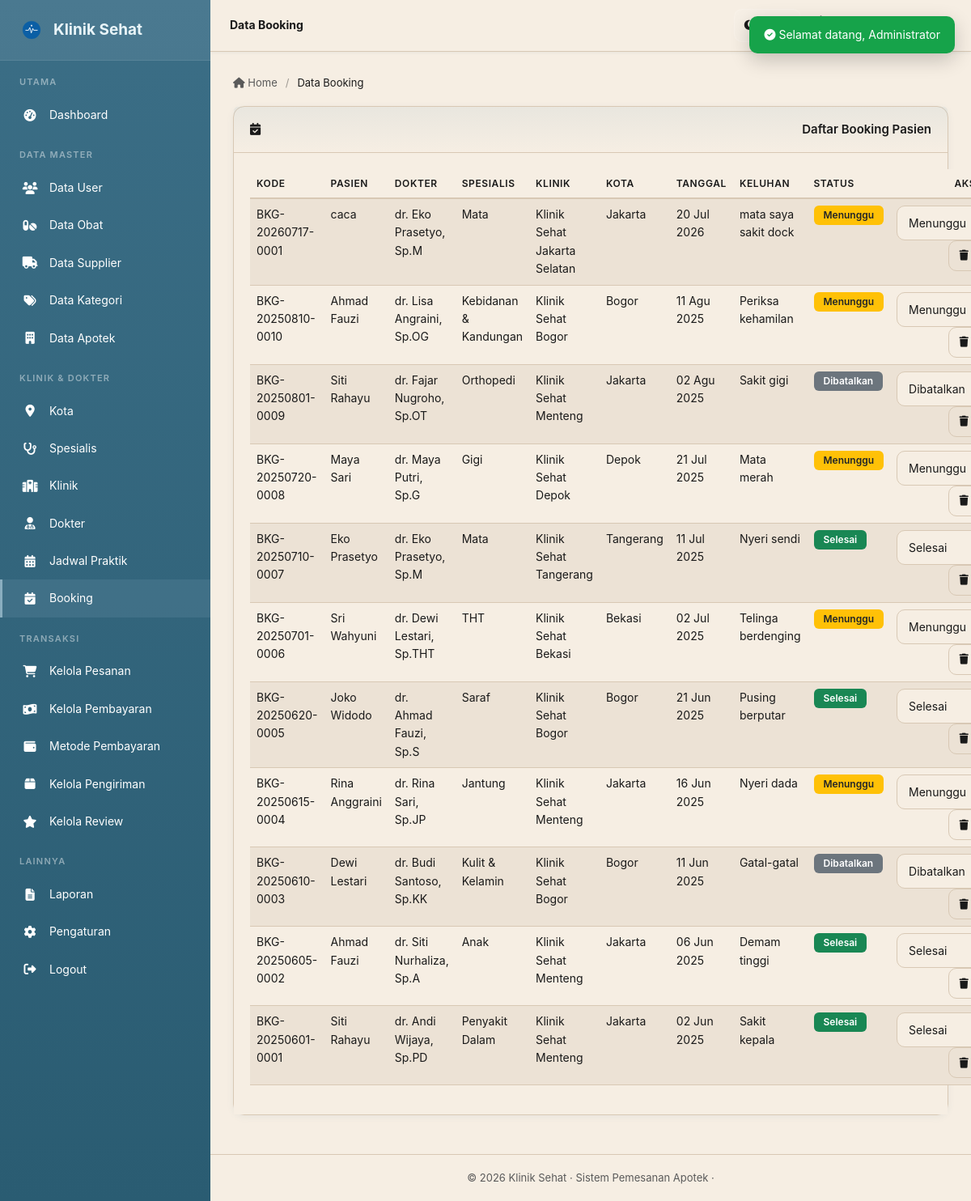
Screenshot of /Klinik/admin/booking/index.php (signed in) with the database file from the repository.
### tables this page shows
CREATE TABLE `booking` (
  `id_booking` int(11) UNSIGNED NOT NULL,
  `kode_booking` varchar(30) NOT NULL,
  `id_user` int(11) UNSIGNED NOT NULL,
  `id_dokter` int(11) UNSIGNED NOT NULL,
  `id_klinik` int(11) UNSIGNED NOT NULL,
  `id_jadwal` int(11) UNSIGNED DEFAULT NULL,
  `tanggal_booking` date NOT NULL,
  `keluhan` text DEFAULT NULL,
  `status` enum('Menunggu','Selesai','Dibatalkan') NOT NULL DEFAULT 'Menunggu',
  `created_at` datetime NOT NULL DEFAULT current_timestamp()
);

CREATE TABLE `users` (
  `id_user` int(11) UNSIGNED NOT NULL,
  `nama` varchar(100) NOT NULL,
  `email` varchar(100) NOT NULL,
  `password` varchar(255) NOT NULL,
  `no_hp` varchar(20) DEFAULT NULL,
  `alamat` text DEFAULT NULL,
  `birthdate` date DEFAULT NULL,
  `role` enum('admin','customer') NOT NULL DEFAULT 'customer',
  `created_at` datetime NOT NULL DEFAULT current_timestamp()
);

CREATE TABLE `dokter` (
  `id_dokter` int(11) UNSIGNED NOT NULL,
  `id_spesialis` int(11) UNSIGNED NOT NULL,
  `nama_dokter` varchar(150) NOT NULL,
  `gender` enum('Laki-laki','Perempuan') NOT NULL DEFAULT 'Laki-laki',
  `no_hp` varchar(20) DEFAULT NULL,
  `email` varchar(100) DEFAULT NULL,
  `str_no` varchar(50) DEFAULT NULL,
  `biaya_konsultasi` decimal(12,2) NOT NULL DEFAULT 0.00,
  `foto` varchar(255) DEFAULT NULL
);

CREATE TABLE `spesialis` (
  `id_spesialis` int(11) UNSIGNED NOT NULL,
  `nama_spesialis` varchar(100) NOT NULL,
  `deskripsi` text DEFAULT NULL
);

CREATE TABLE `klinik` (
  `id_klinik` int(11) UNSIGNED NOT NULL,
  `id_kota` int(11) UNSIGNED NOT NULL,
  `nama_klinik` varchar(150) NOT NULL,
  `alamat` text DEFAULT NULL,
  `no_telp` varchar(20) DEFAULT NULL,
  `email` varchar(100) DEFAULT NULL
);

CREATE TABLE `kota` (
  `id_kota` int(11) UNSIGNED NOT NULL,
  `nama_kota` varchar(100) NOT NULL
);

### Klinik/admin/booking/index.php (the view, shortened to what this page needs)
<?php
require_once '../../config/koneksi.php';
$list = $pdo->query("SELECT b.*, u.nama as nama_pasien, d.nama_dokter, s.nama_spesialis, k.nama_klinik, kt.nama_kota FROM booking b LEFT JOIN users u ON u.id_user=b.id_user LEFT JOIN dokter d ON d.id_dokter=b.id_dokter LEFT JOIN spesialis s ON s.id_spesialis=d.id_spesialis LEFT JOIN klinik k ON k.id_klinik=b.id_klinik LEFT JOIN kota kt ON kt.id_kota=k.id_kota ORDER BY b.created_at DESC")->fetchAll();
require_once '../../includes/header_admin.php';
?>
<div class="card">
    <div class="card-header"><i class="fas fa-calendar-check me-2"></i>Daftar Booking Pasien</div>
    <div class="card-body">
        <table id="table" class="table table-hover" style="width:100%">
            <thead><tr><th>Kode</th><th>Pasien</th><th>Dokter</th><th>Spesialis</th><th>Klinik</th><th>Kota</th><th>Tanggal</th><th>Keluhan</th><th>Status</th><th class="text-end">Aksi</th></tr></thead>
            <tbody>
            <?php foreach ($list as $r): ?>
                <tr>
                    <td><?= e($r['kode_booking']) ?></td>
                    <td><?= e($r['nama_pasien']) ?></td>
                    <td><?= e($r['nama_dokter']) ?></td>
                    <td><?= e($r['nama_spesialis']) ?></td>
                    <td><?= e($r['nama_klinik']) ?></td>
                    <td><?= e($r['nama_kota']) ?></td>
                    <td><?= tgl_indo($r['tanggal_booking']) ?></td>
                    <td><?= e($r['keluhan']) ?></td>
                    <td><?= status_badge($r['status']) ?></td>
                    <td class="text-end">
                        <form method="post" class="d-inline">
                            <select name="status" class="form-select form-select-sm d-inline w-auto" onchange="this.form.submit()">
                                <option value="Menunggu" <?= $r['status']==='Menunggu'?'selected':'' ?>>Menunggu</option>
                                <option value="Selesai" <?= $r['status']==='Selesai'?'selected':'' ?>>Selesai</option>
                                <option value="Dibatalkan" <?= $r['status']==='Dibatalkan'?'selected':'' ?>>Dibatalkan</option>
                            </select>
                        </form>
                        <a href="?hapus=<?= e($r['id_booking']) ?>&csrf_token=<?= csrf_token() ?>" class="btn btn-sm btn-danger" onclick="return confirm('Hapus booking ini?')"><i class="fas fa-trash"></i></a>
                    </td>
                </tr>
            <?php endforeach; ?>
            </tbody>
        </table>
    </div>
</div>
<?php require_once '../../includes/footer_admin.php'; ?>

### Klinik/functions/functions.php (shortened to what this page needs)
<?php
function csrf_token() {
    return $_SESSION['csrf'];
}
function e($str) {
    return htmlspecialchars((string)($str ?? ''), ENT_QUOTES, 'UTF-8');
}
function tgl_indo($datetime) {
    $bulan = ['Jan','Feb','Mar','Apr','Mei','Jun','Jul','Agu','Sep','Okt','Nov','Des'];
    $d = date('d', strtotime($datetime));
    $m = $bulan[(int)date('m', strtotime($datetime)) - 1];
    $y = date('Y', strtotime($datetime));
    return $d . ' ' . $m . ' ' . $y;
}
function status_badge($status) {
    $map = [
        'Menunggu Pembayaran' => 'bg-warning text-dark',
        'Diproses'            => 'bg-info text-dark',
        'Dikirim'             => 'bg-primary',
        'Selesai'             => 'bg-success',
        'Dibatalkan'          => 'bg-secondary',
        'Menunggu'            => 'bg-warning text-dark',
        'Lunas'               => 'bg-success',
        'Ditolak'             => 'bg-danger',
        'Dikemas'             => 'bg-info text-dark',
        'Diterima'            => 'bg-success',
        'Gagal'               => 'bg-danger',
        'belum dibaca'        => 'bg-danger',
        'dibaca'              => 'bg-secondary',
    ];
    $cls = $map[$status] ?? 'bg-secondary';
    return '<span class="badge ' . $cls . '">' . e($status) . '</span>';
}

### Klinik/assets/css/style.css (style rules this page uses)
:root { --primary: #3b6e86; --primary-dark: #2e5564; --primary-light: #8aaebf; --bg: #ede4d1; --surface: #f6eee3; --surface-alt: #ece2d5; --text: #1a1a1a; --text-muted: #5a5a5a; --border: #d8c8b4; --sidebar-bg: #3b6e86; --sidebar-dark: #2a5c72; --sidebar-text: #e8f4f8; --sidebar-hover: rgba(138,174,191,.15); --success: #2d8a5e; --danger: #c0392b; --warning: #d4a017; --info: #6f9ab1; --shadow: 0 2px 8px rgba(59,110,134,.08); --shadow-lg: 0 8px 24px rgba(59,110,134,.16); --radius: 14px; --transition: all .25s ease; }
* { box-sizing: border-box; }
body { background: var(--bg); color: var(--text); font-family: 'Inter', 'Segoe UI', system-ui, -apple-system, sans-serif; margin: 0; font-size: 14px; line-height: 1.6; }
a { text-decoration: none; color: var(--primary); transition: var(--transition); }
.card { background: var(--surface); border: 1px solid var(--border); border-radius: var(--radius); box-shadow: var(--shadow); margin-bottom: 20px; transition: var(--transition); }
.card-header { padding: 16px 20px; border-bottom: 1px solid var(--border); font-weight: 600; display: flex; justify-content: space-between; align-items: center; font-size: 15px; background: linear-gradient(180deg, rgba(138,174,191,.12) 0%, transparent 100%); }
.card-body { padding: 20px; }
.btn { border-radius: 8px; font-size: 14px; font-weight: 500; transition: var(--transition); border: none; }
.btn-sm:has(> i:only-child), .btn-sm:has(> span > i:only-child), .btn-sm:has(> svg:only-child), .btn-sm:has(> span > svg:only-child) { background: transparent !important; border: 1px solid var(--border) !important; color: var(--text) !important; width: 38px; height: 38px; min-width: 38px; padding: 0; display: inline-flex; align-items: center; justify-content: center; border-radius: 10px; }
.btn-sm:has(> i:only-child) i, .btn-sm:has(> span > i:only-child) i, .btn-sm:has(> svg:only-child) svg, .btn-sm:has(> span > svg:only-child) svg { margin: 0; }
.btn-danger { background: var(--danger); color: #fff; }
.btn-sm { padding: 6px 14px; font-size: 13px; white-space: nowrap; }
.table { color: var(--text); }
.table > :not(caption) > * > * { background: transparent; }
.table thead th { border-bottom: 2px solid var(--border); font-size: 12px; text-transform: uppercase; letter-spacing: .6px; color: var(--text-muted); font-weight: 600; background: rgba(138,174,191,.08); }
.form-control, .form-select { background: var(--surface); border: 1.5px solid var(--border); color: var(--text); border-radius: 10px; padding: 10px 14px; transition: var(--transition); }
.badge { padding: 6px 12px; border-radius: 6px; font-size: 12px; font-weight: 600; }
.card, .card-body, .modal-content, .dropdown-menu, .table, .table th, .table td, .dataTables_wrapper, .dataTables_scrollHeadInner, .dataTables_scrollBody, .form-control, .form-select, .main, .content, .breadcrumb-custom { background: var(--surface); color: var(--text); }
.table { border-color: var(--border); }
.table th, .table td, .dataTables_wrapper .dataTables_scrollBody table td, .dataTables_wrapper .dataTables_scrollBody table th { background-color: transparent !important; color: var(--text); }
.table thead th { background: rgba(138,174,191,.08); color: var(--text); }
.table tbody tr:nth-of-type(odd) { background: var(--surface-alt); }

### rows the page displays
booking: kode_booking "BKG-20260717-0001", id_user.nama "caca", id_dokter.nama_dokter "dr. Eko Prasetyo, Sp.M", spesialis.nama_spesialis "Mata", id_klinik.nama_klinik "Klinik Sehat Jakarta Selatan", kota.nama_kota "Jakarta", tanggal_booking "20 Jul 2026", keluhan "mata saya sakit dock", status "Menunggu"
booking: kode_booking "BKG-20250810-0010", id_user.nama "Ahmad Fauzi", id_dokter.nama_dokter "dr. Lisa Angraini, Sp.OG", spesialis.nama_spesialis "Kebidanan & Kandungan", id_klinik.nama_klinik "Klinik Sehat Bogor", kota.nama_kota "Bogor", tanggal_booking "11 Agu 2025", keluhan "Periksa kehamilan", status "Menunggu"
booking: kode_booking "BKG-20250801-0009", id_user.nama "Siti Rahayu", id_dokter.nama_dokter "dr. Fajar Nugroho, Sp.OT", spesialis.nama_spesialis "Orthopedi", id_klinik.nama_klinik "Klinik Sehat Menteng", kota.nama_kota "Jakarta", tanggal_booking "02 Agu 2025", keluhan "Sakit gigi", status "Dibatalkan"
booking: kode_booking "BKG-20250720-0008", id_user.nama "Maya Sari", id_dokter.nama_dokter "dr. Maya Putri, Sp.G", spesialis.nama_spesialis "Gigi", id_klinik.nama_klinik "Klinik Sehat Depok", kota.nama_kota "Depok", tanggal_booking "21 Jul 2025", keluhan "Mata merah", status "Menunggu"
booking: kode_booking "BKG-20250710-0007", id_user.nama "Eko Prasetyo", id_dokter.nama_dokter "dr. Eko Prasetyo, Sp.M", spesialis.nama_spesialis "Mata", id_klinik.nama_klinik "Klinik Sehat Tangerang", kota.nama_kota "Tangerang", tanggal_booking "11 Jul 2025", keluhan "Nyeri sendi", status "Selesai"
booking: kode_booking "BKG-20250701-0006", id_user.nama "Sri Wahyuni", id_dokter.nama_dokter "dr. Dewi Lestari, Sp.THT", spesialis.nama_spesialis "THT", id_klinik.nama_klinik "Klinik Sehat Bekasi", kota.nama_kota "Bekasi", tanggal_booking "02 Jul 2025", keluhan "Telinga berdenging", status "Menunggu"
booking: kode_booking "BKG-20250620-0005", id_user.nama "Joko Widodo", id_dokter.nama_dokter "dr. Ahmad Fauzi, Sp.S", spesialis.nama_spesialis "Saraf", id_klinik.nama_klinik "Klinik Sehat Bogor", kota.nama_kota "Bogor", tanggal_booking "21 Jun 2025", keluhan "Pusing berputar", status "Selesai"
booking: kode_booking "BKG-20250615-0004", id_user.nama "Rina Anggraini", id_dokter.nama_dokter "dr. Rina Sari, Sp.JP", spesialis.nama_spesialis "Jantung", id_klinik.nama_klinik "Klinik Sehat Menteng", kota.nama_kota "Jakarta", tanggal_booking "16 Jun 2025", keluhan "Nyeri dada", status "Menunggu"
booking: kode_booking "BKG-20250610-0003", id_user.nama "Dewi Lestari", id_dokter.nama_dokter "dr. Budi Santoso, Sp.KK", spesialis.nama_spesialis "Kulit & Kelamin", id_klinik.nama_klinik "Klinik Sehat Bogor", kota.nama_kota "Bogor", tanggal_booking "11 Jun 2025", keluhan "Gatal-gatal", status "Dibatalkan"
booking: kode_booking "BKG-20250605-0002", id_user.nama "Ahmad Fauzi", id_dokter.nama_dokter "dr. Siti Nurhaliza, Sp.A", spesialis.nama_spesialis "Anak", id_klinik.nama_klinik "Klinik Sehat Menteng", kota.nama_kota "Jakarta", tanggal_booking "06 Jun 2025", keluhan "Demam tinggi", status "Selesai"
booking: kode_booking "BKG-20250601-0001", id_user.nama "Siti Rahayu", id_dokter.nama_dokter "dr. Andi Wijaya, Sp.PD", spesialis.nama_spesialis "Penyakit Dalam", id_klinik.nama_klinik "Klinik Sehat Menteng", kota.nama_kota "Jakarta", tanggal_booking "02 Jun 2025", keluhan "Sakit kepala", status "Selesai"

### other values shown
$page_title "Data Booking"
